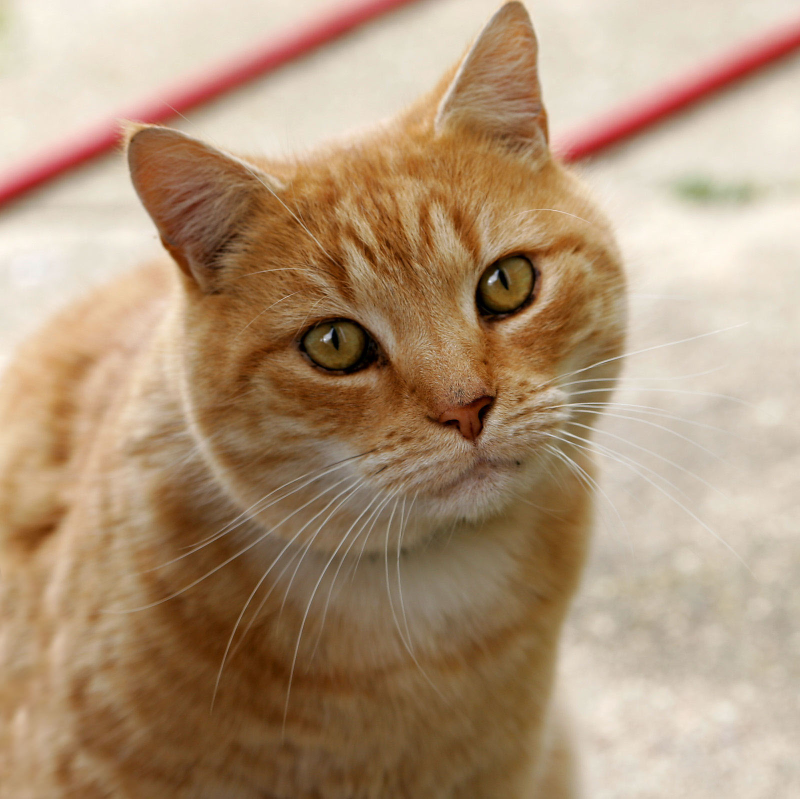
#> input picture MISC/Cat03.jpg, 1600 x 1598 px (shown at 1/2 size)
$ jupyter execute --allow-errors 'Deep Learning Prerequisites The Numpy Stack in Python.ipynb'
#> lines starting #> are read from the running program, lines starting #| are printed output that depends on the picture
[cell 1]
import numpy as np

[cell 2]
L = [1,2,3]

[cell 3]
A = np.array([1,2,3])

[cell 4]
for e in L:
    print(e)

[cell 5]
for e in A:
    print(e)

[cell 6]
L.append(4)

[cell 7]
L

#> (a cell that did not finish here is left out)

[cell 9]
L + [5]

[cell 10]
A + np.array(4)

[cell 11]
A + np.array([4,5,6])

#> (a cell that did not finish here is left out)

[cell 13]
2 * A

[cell 14]
2 * L

[cell 15]
L + L

[cell 16]
# no numpy allowed vecotr manipulation

L2 = []
for e in L:
    L2.append(e + 3)

[cell 17]
L2

[cell 18]
L2 = [e + 3 for e in L]
L2

#> (a cell that did not finish here is left out)

[cell 20]
L2 = []
for e in L:
    L2.append(e**2)

[cell 21]
L2

[cell 22]
A**2

[cell 23]
np.log(A)

[cell 24]
np.exp(A)

[cell 25]
np.tanh(A)

### The Dot Product

[cell 26]
a = np.array([1,2])
b = np.array([3,4])

[cell 27]
dot = 0
for e, f in zip(a,b):
    dot += e *f
dot

[cell 28]
dot = 0
for i in range(len(a)):
    dot += a[i] * b[i]
dot

[cell 29]
a * b

[cell 30]
np.sum(a * b)

[cell 31]
(a * b).sum()

[cell 32]
np.dot(a,b)

[cell 33]
a.dot(b)

[cell 34]
a @ b

[cell 35]
## exploring connection to alternate definition

[cell 36]
amag = np.sqrt((a*a).sum())
amag

[cell 37]
np.linalg.norm(a)

[cell 38]
cosangle = a.dot(b) / (np.linalg.norm(a) * np.linalg.norm(b))

[cell 39]
cosangle

[cell 40]
angle = np.arccos(cosangle)
angle

### Matrices

[cell 41]
L = [[1,2],[3,4]]
L

[cell 42]
L[0]

[cell 43]
L[0][1]

[cell 44]
A = np.array([[1,2],[3,4]])

[cell 45]
A

[cell 46]
A[0][1]

[cell 47]
A[0,1]

[cell 48]
A[:,0]

[cell 49]
A.T

[cell 50]
np.exp(A)

[cell 51]
np.exp(L)

[cell 52]
B =np.array([[1,2,3],[4,5,6]])

[cell 53]
B

[cell 54]
A.dot(B)

#> (a cell that did not finish here is left out)

[cell 56]
np.linalg.det(A)

[cell 57]
np.linalg.inv(A)

[cell 58]
np.linalg.inv(A).dot(A)

[cell 59]
np.trace(A)

[cell 60]
np.diag(A)

[cell 61]
np.diag([1,4])

[cell 62]
np.linalg.eig(A)

#> (a cell that did not finish here is left out)

#> (a cell that did not finish here is left out)

[cell 65]
## IF you put in a vector, you get a matrix, if you put in a matrix you get a vector
np.diag(A)

[cell 66]
np.diag([1,4])

[cell 67]
np.linalg.eig(A)

[cell 68]
Lam, V = np.linalg.eig(A)

[cell 69]
V[:,0] * Lam[0] == A @ V[:,0]

[cell 70]
V[:,0] * Lam[0] , A @ V[:,0]

[cell 71]
# Correct way to check in np if two are the same
np.allclose(V[:,0] * Lam[0] , A @ V[:,0])

### Linear systems

Ax = b <=> x = A^(-1) b

[cell 72]
x = np.linalg.solve(A,b) # yes

[cell 73]
x = np.linalg.inv(A).dot(b) # no

[cell 74]
A = np.array([[1,1],[1.5,4]])
b = np.array([2200,5050])

[cell 75]
np.linalg.solve(A,b)

### Generating Data

[cell 76]
## Array of all zeros

np.zeros((2,3))

[cell 77]
np.ones((2,3))

[cell 78]
10 * np.ones((2,3))

[cell 79]
# identity matrix
np.eye(3)

[cell 80]
np.random.random()

[cell 81]
np.random.random((2,3))

[cell 82]
## rand distributions

# normal dist
np.random.randn(2,3)

[cell 83]
R = np.random.randn(10000)

[cell 84]
R.mean()

[cell 85]
np.mean(R)

[cell 86]
R.var()

[cell 87]
# sqrt of variance
R.std()

[cell 88]
R = np.random.randn(10000,3)

[cell 89]
R.mean(axis=0)

[cell 90]
R.mean(axis=1)

[cell 91]
R.mean(axis=1).shape

[cell 92]
np.cov(R)

[cell 93]
np.cov(R).shape

[cell 94]
np.cov(R.T)

[cell 95]
np.cov(R, rowvar=False)

[cell 96]
np.random.randint(0, 10, size=(3,3))

[cell 97]
np.random.choice(10, size=(3,3))

## Matplotlib

### Line Chart

[cell 98]
import matplotlib.pyplot as plt

[cell 99]
x = np.linspace(0,20,1000)

[cell 100]
y = np.sin(x) + 0.2 * x

[cell 101]
plt.plot(x, y)
# when not in notebook use: plt.show()
#> figure, not shown here; curve peaks at x = 20, y = 4.91

[cell 102]
plt.plot(x,y)
plt.xlabel('input')
plt.ylabel('output')
plt.title('my plot');
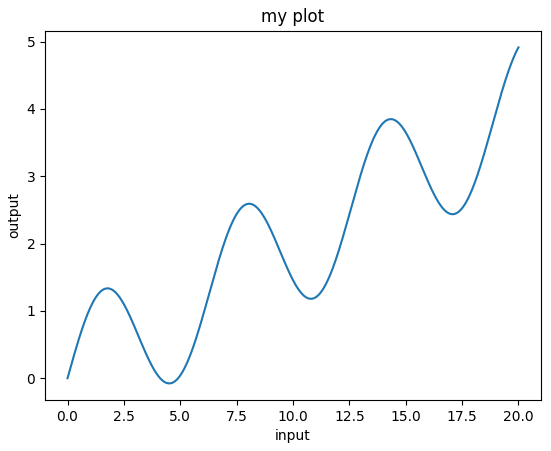
#> figure drawn by matplotlib, 1 panel; curve peaks at x = 20, y = 4.91

### Scatter

[cell 103]
X = np.random.randn(100, 2)

[cell 104]
plt.scatter(X[:,0], X[:,1]);

[cell 105]
X = np.random.randn(200,2)
X[:50] += 3
Y = np.zeros(200)
Y[:50] = 1
plt.scatter(X[:,0], X[:,1], c=Y);
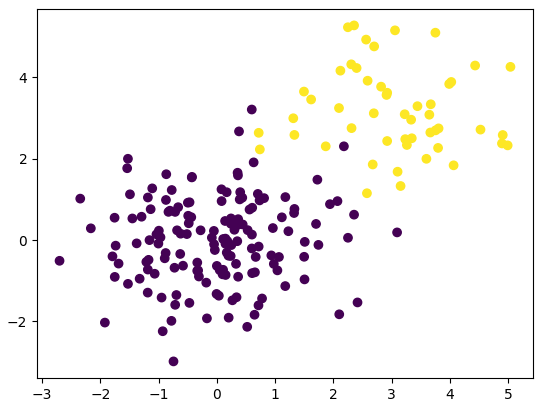
#> figure drawn by matplotlib, 1 panel

### Histogram

[cell 106]
X = np.random.randn(10000)

[cell 107]
plt.hist(X);
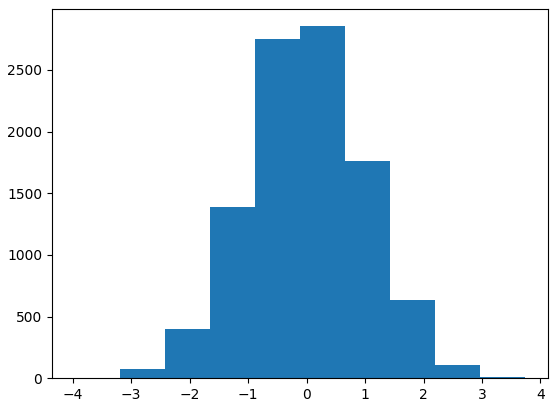
#> figure drawn by matplotlib, 1 panel; tallest bar 2855 high, from x = -0.113 to 0.659

[cell 108]
plt.hist(X, bins = 50);
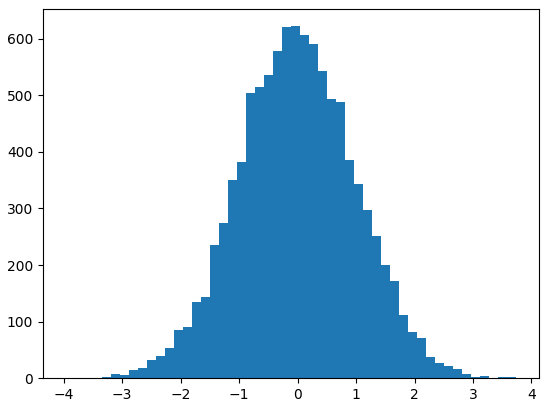
#> figure drawn by matplotlib, 1 panel; tallest bar 622 high, from x = -0.113 to 0.0417

### Pandas

[cell 109]
# useful to download weblinks
# !wget URL

[cell 110]
## convert df into numpy array
# df.values
#
# A = df[['open', 'close']].values

[cell 111]
## Apply

# For loops are slow of course, so to avoid:
def date_to_year(row):
    return int(row['date'].split('-')[0])

[cell 112]
# df.apply(date_to_year, axis = 1)
# gets a series of just years

# thus, use it to create new year col faster:
# df['year'] = df.apply(date_to_year, axis=1)

### Scipy

[cell 113]
from scipy.stats import norm

[cell 114]
x = np.linspace(-6,6,1000)

[cell 115]
fx = norm.pdf(x, loc=0, scale=1)

[cell 116]
plt.plot(x, fx)
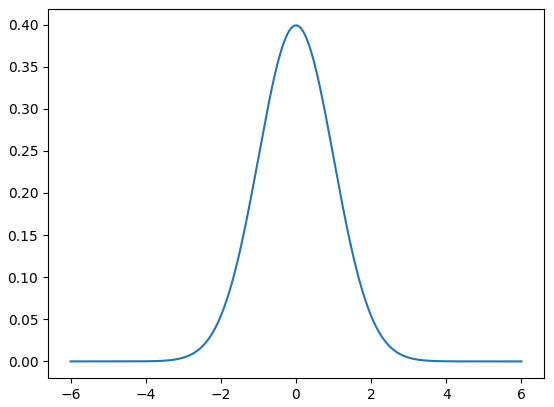
#> figure drawn by matplotlib, 1 panel; curve peaks at x = -0.00601, y = 0.399

[cell 117]
Fx = norm.cdf(x, loc=0, scale=1)

[cell 118]
plt.plot(x, Fx);
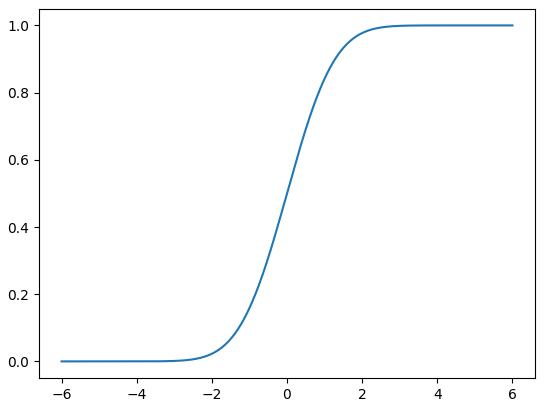
#> figure drawn by matplotlib, 1 panel; curve peaks at x = 6, y = 1

[cell 119]
logfx = norm.logpdf(x, loc=0, scale=1)

[cell 120]
plt.plot(x, logfx);
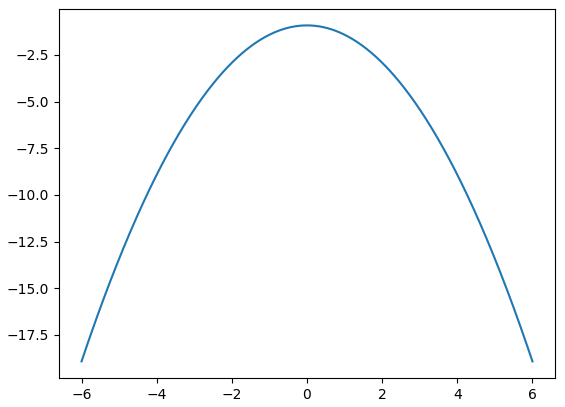
#> figure drawn by matplotlib, 1 panel; curve peaks at x = -0.00601, y = -0.919

[cell 121]
## Convolution

[cell 122]
from PIL import Image
import wget

[cell 123]
url = 'https://upload.wikimedia.org/wikipedia/commons/3/3a/Cat03.jpg'
wget.download(url)

[cell 124]
im =Image.open('Cat03.jpg')
#> im is the input picture: PIL image 1600x1598 RGB; mean R, G, B 175.9, 148.8, 120.7
gray = np.mean(im, axis=2)
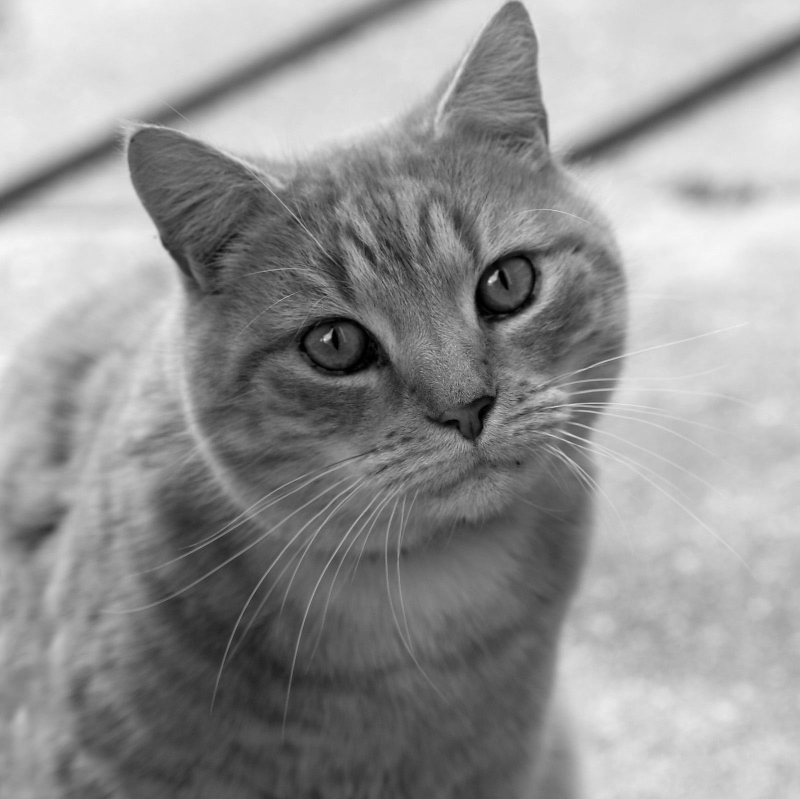
#> gray: shape (1598, 1600) float64 (shown at 1/2 size); min 0, max 247, mean 148.5

[cell 125]
x = np.linspace(-6, 6, 50)

[cell 126]
fx = norm.pdf(x, loc=0, scale=1)

[cell 127]
filt = np.outer(fx,fx)

[cell 128]
plt.imshow(filt, cmap='gray');
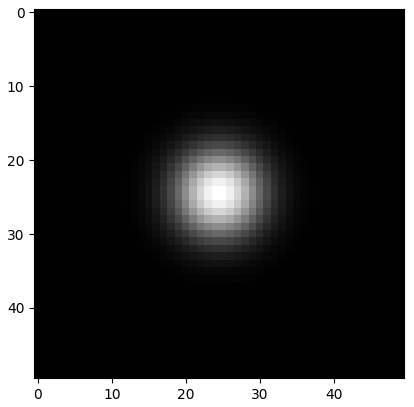
#> figure drawn by matplotlib, 1 panel

[cell 129]
from scipy.signal import convolve2d

[cell 130]
out = convolve2d(gray, filt)
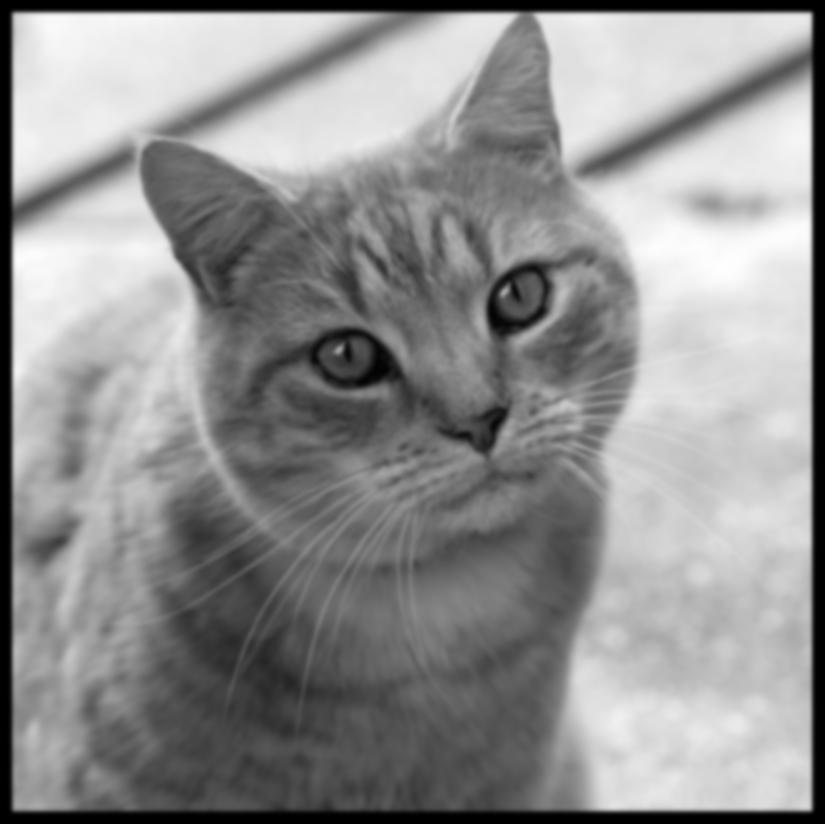
#> out: shape (1647, 1649) float64 (shown at 1/2 size); min 5.57e-15, max 4097.5, mean 2330.9; drawn with min black and max white

[cell 131]
plt.subplot(1,2,1)
plt.imshow(gray, cmap='gray')
plt.subplot(1,2,2)
plt.imshow(out,cmap='gray')
